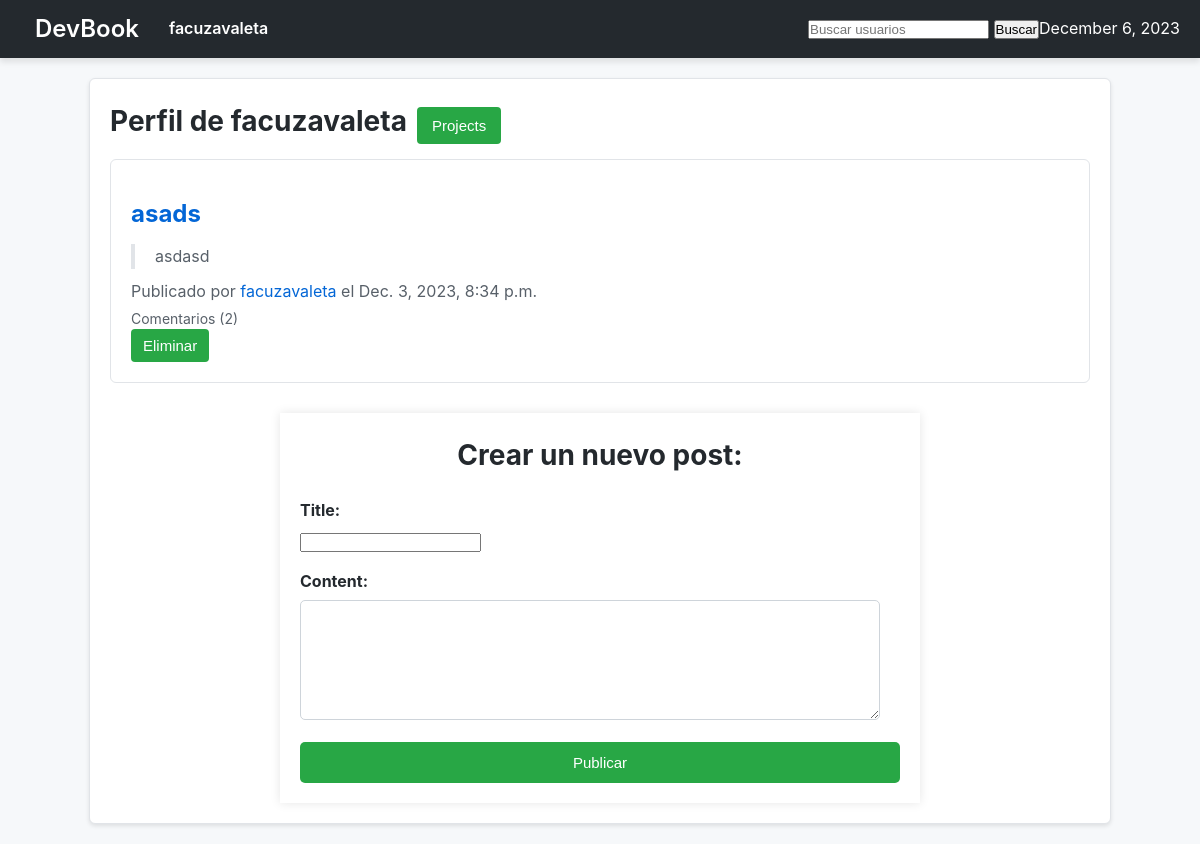
Page /facuzavaleta/ (signed in) on the earlier database version.
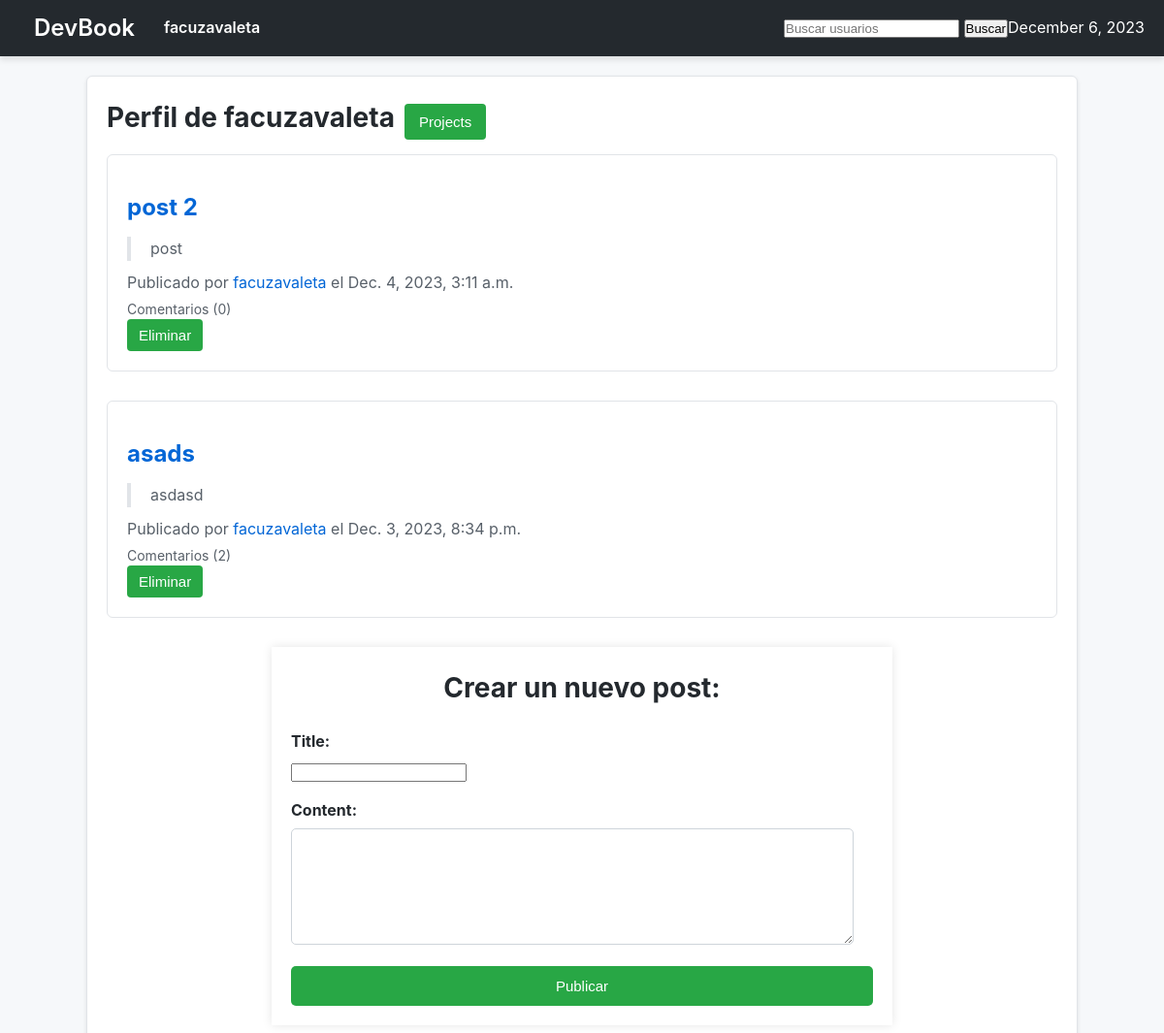
Same page on the later database version.
### posts/models.py (models this page shows, shortened)
class Post(models.Model):
    title = models.CharField(max_length=255)
    content = models.TextField()
    profile_owner = models.ForeignKey(CustomUser, related_name='profile_owner', on_delete=models.CASCADE)
    posted_by = models.ForeignKey(CustomUser, related_name='posted_by', on_delete=models.CASCADE)
    created_at = models.DateTimeField(auto_now_add=True)

### users/models.py (models this page shows, shortened)
class CustomUser(AbstractUser):
    email = models.EmailField(unique=True)
    bio = models.TextField(max_length=500, blank=True)
    image = models.ImageField(upload_to='profile_images/', null=True, blank=True)

### users/views.py (the view, shortened to what this page needs)
# urls.py: path('<str:username>/', home_view, name='home'),
@login_required
def home_view(request, username):
    user_profile = get_object_or_404(CustomUser, username=username)
    user_posts = Post.objects.filter(profile_owner=user_profile).order_by('-created_at')
    post_form = PostForm()
    return render(request, 'users/home.html', {'username': username, 'user_posts': user_posts, 'post_form': post_form})

### posts/forms.py
class PostForm(forms.ModelForm):
    class Meta:
        model = Post
        fields = ['title', 'content']

### devbook/context_processors.py (called while the page is built)
def current_datetime(request):
    return {'current_datetime': datetime.now()}

### users/templates/users/home.html (shortened to what this page needs)
{% extends 'base.html' %}
{% load static %}
{% block page_content %}
<section>
    <div class="profile_welcome">
    <h2>Perfil de {{ username }}</h2><a href="{% url 'projects_index' username=username %}"><button class="projects-btn">Projects</button></a>
    </div>
</section>
<section id="post-list">
    {% for post in user_posts %}
        <article class="post">
            <h3><a href="{% url 'post_detail' username=post.profile_owner.username post_id=post.id %}">{{ post.title }}</a></h3>
            <blockquote>{{ post.content }}</blockquote>
            <p class="post-meta">
                Publicado por <a href="{% url 'home' username=post.posted_by.username %}">{{ post.posted_by.username }}</a> el {{ post.created_at }}
            </p>
            <p class="comment-count">Comentarios ({{ post.comment_set.count }})</p>
            {% if post.posted_by == request.user or post.profile_owner == request.user %}
                <form action="{% url 'delete_post' username=post.posted_by.username post_id=post.id %}" method="post" class="delete-post-form">
                    <button type="submit" class="delete-post-btn">Eliminar</button>
                </form>
            {% endif %}
        </article>
    {% endfor %}
</section>
<section id="new-post-form">
    <h2>Crear un nuevo post:</h2>
    <form method="post" action="" class="post-form">
        <div class="form-group">
            <label for="id_title">Title:</label>
            {{ post_form.title }}
        </div>
        <div class="form-group">
            <label for="id_content">Content:</label>
            {{ post_form.content }}
        </div>
        <button type="submit" class="post-btn">Publicar</button>
    </form>
</section>
{% endblock %}

Differences in the rows shown:
added Post: title "post 2", content "post", posted_by.username "facuzavaleta", created_at "Dec. 4, 2023, 3:11 a.m.", comment_set.count "0", shows "Eliminar"
